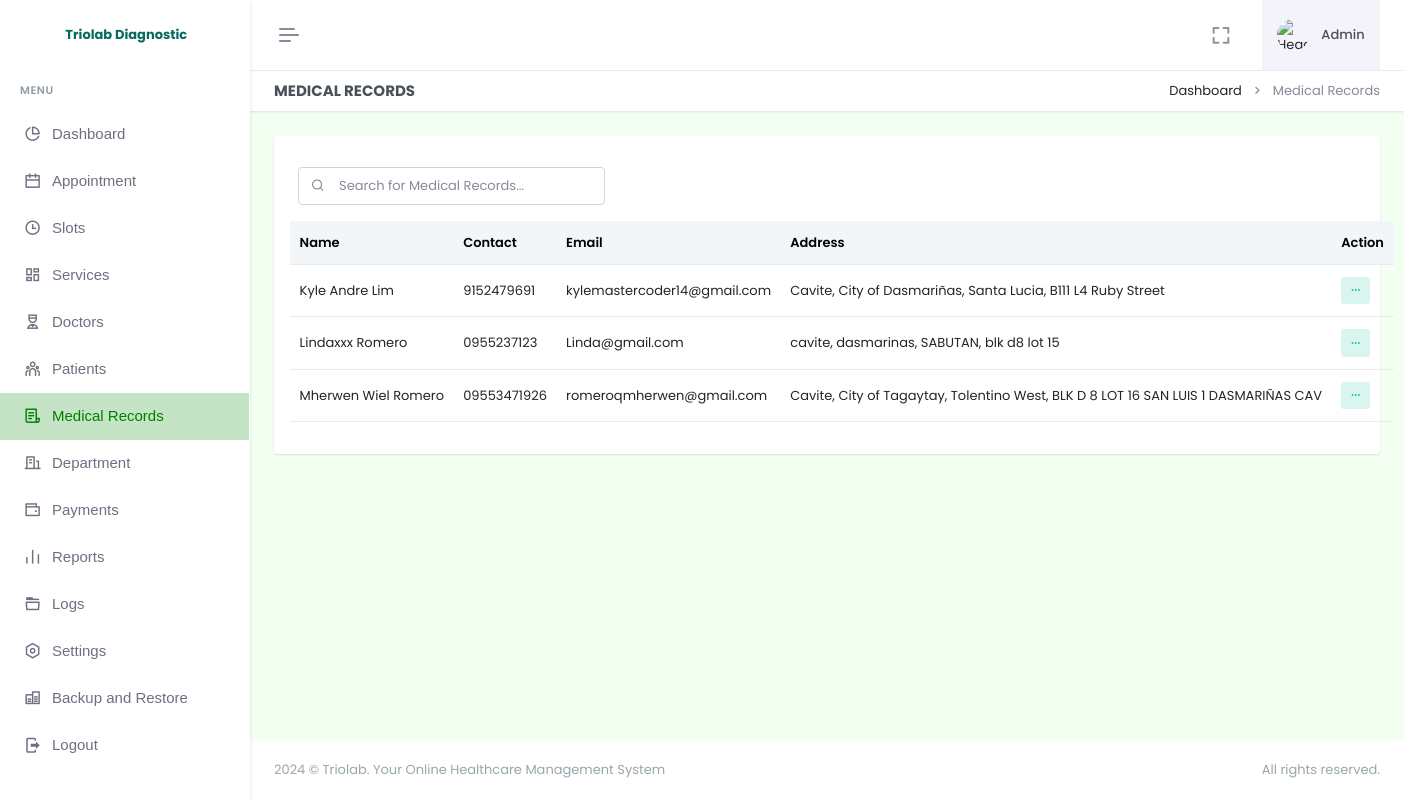
Page /admin/medical-records.php (signed in) on the earlier database version.
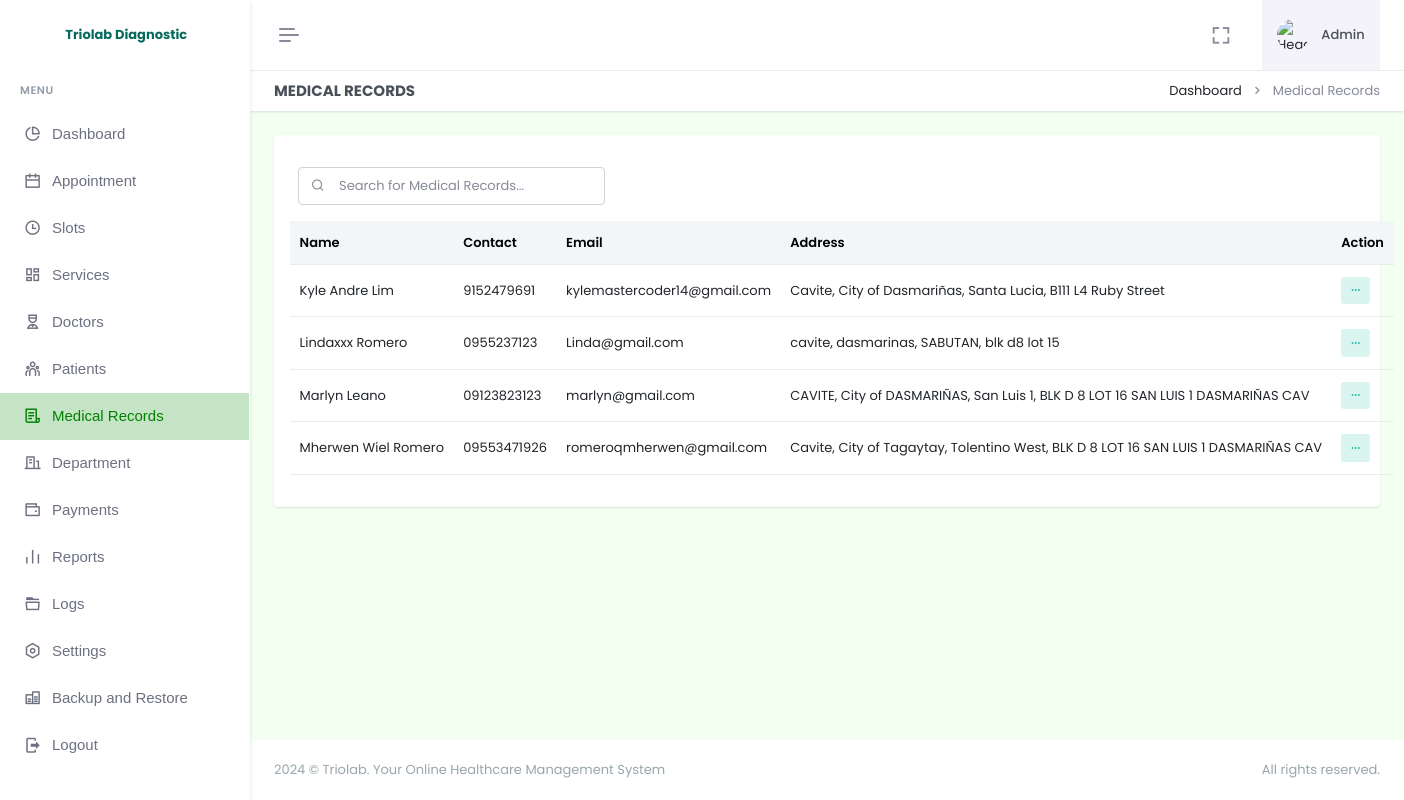
Same page on the later database version.
### tables this page shows
CREATE TABLE `patient` (
  `id` int(11) NOT NULL AUTO_INCREMENT,
  `firstname` varchar(255) NOT NULL,
  `lastname` varchar(255) NOT NULL,
  `email` varchar(255) NOT NULL,
  `dob` varchar(255) DEFAULT NULL,
  `birthplace` varchar(255) DEFAULT NULL,
  `contact` varchar(255) DEFAULT NULL,
  `password` varchar(255) NOT NULL,
  `province` varchar(255) DEFAULT NULL,
  `city` varchar(255) DEFAULT NULL,
  `barangay` varchar(255) DEFAULT NULL,
  `street` varchar(255) DEFAULT NULL,
  `date_added` timestamp NOT NULL DEFAULT current_timestamp(),
  PRIMARY KEY (`id`)
);

### admin/medical-records.php (the view, shortened to what the changed rows need)
<!doctype html>
<html lang="en" data-layout="vertical" data-topbar="light" data-sidebar="light" data-sidebar-size="lg" data-sidebar-image="none" data-preloader="disable" data-theme="default" data-theme-colors="green">
<head>
    <link rel="stylesheet" href="https://cdn.jsdelivr.net/npm/flatpickr/dist/flatpickr.min.css">
    <link href="assets/css/bootstrap.min.css" rel="stylesheet" type="text/css" />
    <link href="assets/css/icons.min.css" rel="stylesheet" type="text/css" />
    <link href="assets/css/app.min.css" rel="stylesheet" type="text/css" />
    <link href="assets/css/custom.min.css" rel="stylesheet" type="text/css" />
    <link rel="stylesheet" href="assets/css/sweetalert.css">
</head>
<body style="background-color: #F2FFF1">
    <div id="layout-wrapper">
        <?php require "header.php"; ?>
        <div class="main-content">
            <div class="page-content">
                <div class="container-fluid">
                    <div class="row">
                        <div class="col-12">
                            <div class="card">
                                <div class="card-body">
                                    <table class="table align-middle table-nowrap" id="patientTable">
                                        <thead class="table-light">
                                            <tr>
                                                <th>Name</th>
                                                <th>Contact</th>
                                                <th>Email</th>
                                                <th>Address</th>
                                                <th>Action</th>
                                            </tr>
                                        </thead>
                                        <tbody class="list">
                                            <?php
                                            $selectPatient = $pdo->prepare("
                                                SELECT *
                                                FROM patient
                                                ORDER BY firstname ASC
                                            ");
                                            $selectPatient->execute();
                                            if ($selectPatient->rowCount() > 0) {
                                                while ($row = $selectPatient->fetch(PDO::FETCH_ASSOC)) {
                                                    $fullname = htmlspecialchars($row['firstname']) . " " . htmlspecialchars($row['lastname']);
                                            ?>
                                                    <tr>
                                                        <td><?= $fullname; ?></td>
                                                        <td><?= htmlspecialchars($row['contact']); ?></td>
                                                        <td><?= htmlspecialchars($row['email']); ?></td>
                                                        <td><?= htmlspecialchars($row['province'] . ', ' . $row['city'] . ', ' . $row['barangay'] . ', ' . $row['street']); ?></td>
                                                        <td>
                                                            <div class="dropdown d-inline-block">
                                                                <button class="btn btn-soft-success btn-sm dropdown" type="button" data-bs-toggle="dropdown" aria-expanded="false">
                                                                    <i class="ri-more-fill align-middle"></i>
                                                                </button>
                                                            </div>
                                                        </td>
                                                    </tr>
                                                <?php
                                                }
                                            }
                                            ?>
                                        </tbody>
                                    </table>
                                </div>
                            </div>
                        </div>
                    </div>
                </div>
            </div>
        </div>
    </div>
</body>
</html>

Differences in the rows shown:
added patient: fullname "Marlyn Leano", contact "09123823123", email "marlyn@gmail.com", province+city+barangay "CAVITE, City of DASMARIÑAS, San Luis 1, BLK D 8 LOT 16 SAN LUIS 1 DASMARIÑAS CAV"
